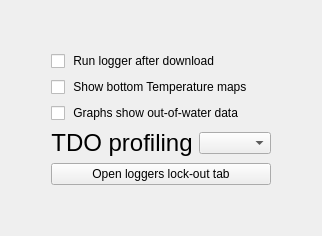
      <widget class="QWidget" name="tab_advanced">
       <attribute name="title">
        <string> Advanced</string>
       </attribute>
       <layout class="QVBoxLayout" name="verticalLayout_5">
        <item>
         <layout class="QGridLayout" name="gridLayout_6">
          <item row="0" column="1">
           <spacer name="verticalSpacer_11">
            <property name="orientation">
             <enum>Qt::Vertical</enum>
            </property>
            <property name="sizeHint" stdset="0">
             <size>
              <width>20</width>
              <height>40</height>
             </size>
            </property>
           </spacer>
          </item>
          <item row="2" column="1">
           <widget class="QCheckBox" name="chk_b_maps">
            <property name="text">
             <string> Show bottom Temperature maps</string>
            </property>
           </widget>
          </item>
          <item row="0" column="0">
           <spacer name="horizontalSpacer_12">
            <property name="orientation">
             <enum>Qt::Horizontal</enum>
            </property>
            <property name="sizeHint" stdset="0">
             <size>
              <width>40</width>
              <height>20</height>
             </size>
            </property>
           </spacer>
          </item>
          <item row="4" column="1">
           <layout class="QHBoxLayout" name="horizontalLayout_17">
            <item>
             <widget class="QLabel" name="label_6">
              <property name="font">
               <font>
                <pointsize>18</pointsize>
               </font>
              </property>
              <property name="text">
               <string>TDO profiling</string>
              </property>
              <property name="alignment">
               <set>Qt::AlignCenter</set>
              </property>
             </widget>
            </item>
            <item>
             <widget class="QComboBox" name="cbox_scf"/>
            </item>
           </layout>
          </item>
          <item row="6" column="1">
           <widget class="QPushButton" name="btn_adv_purge_lo">
            <property name="text">
             <string>Open loggers lock-out tab</string>
            </property>
           </widget>
          </item>
          <item row="0" column="2">
           <spacer name="horizontalSpacer_22">
            <property name="orientation">
             <enum>Qt::Horizontal</enum>
            </property>
            <property name="sizeHint" stdset="0">
             <size>
              <width>40</width>
              <height>20</height>
             </size>
            </property>
           </spacer>
          </item>
          <item row="1" column="1">
           <widget class="QCheckBox" name="chk_rerun">
            <property name="text">
             <string> Run logger after download</string>
            </property>
           </widget>
          </item>
          <item row="7" column="1">
           <spacer name="verticalSpacer_13">
            <property name="orientation">
             <enum>Qt::Vertical</enum>
            </property>
            <property name="sizeHint" stdset="0">
             <size>
              <width>20</width>
              <height>40</height>
             </size>
            </property>
           </spacer>
          </item>
          <item row="3" column="1">
           <widget class="QCheckBox" name="chk_ow">
            <property name="text">
             <string> Graphs show out-of-water data</string>
            </property>
           </widget>
          </item>
         </layout>
        </item>
       </layout>
      </widget>
